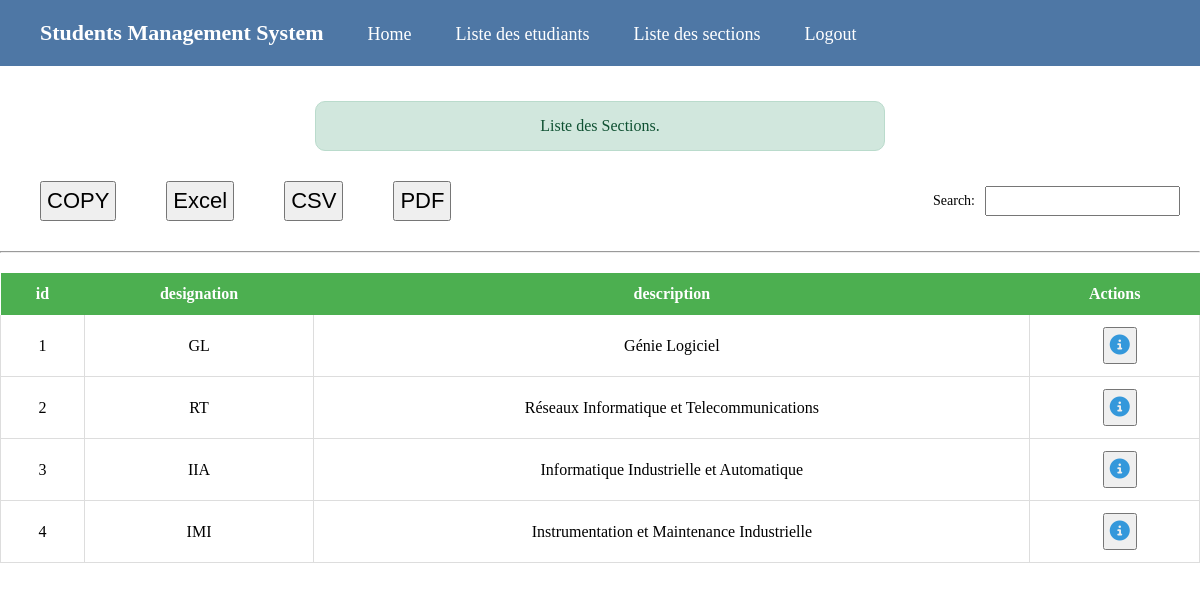
Screenshot of /listeSections.php (signed in) with the database file from the repository.
### tables this page shows
CREATE TABLE `section` (
  `id` int(11) NOT NULL,
  `designation` varchar(5) NOT NULL,
  `description` varchar(45) NOT NULL
);

### class/Section.php (called while the page is built, shortened)
<?php
class Section
{
    private $_conn;
    private $_table = 'section';
    public function __construct($db)
    {
        $this->_conn = $db;
    }
    public function listSections()
    {
        $req = 'Select * from '.$this->_table;
        $res = $this->_conn->query($req);
        return $res->fetchAll(PDO::FETCH_ASSOC);
    }
}

### listeSections.php (the view, shortened to what this page needs)
<?php
$cssPath = 'css/liste.css';
include_once 'fragments/header.php';
$db = ConnexionDB::getInstance();
$st = new Section($db);
$sections = $st->listSections();
?>
<div class="alert alert-success">
    Liste des Sections.
</div>
<div class="container">
  <div class="buttons-container">
    <a><button id="copy" onclick="copy('sections')" type="">COPY</button></a>
    <a href="exportSectionExcel.php"><button type="">Excel</button></a>
    <a href="exportSectionCSV.php"><button type="">CSV</button></a>
    <a href="exportSectionPDF.php"><button type="">PDF</button></a>
  </div>
  <div class="input-container">
    <label for="search">Search: </label>
    <input type="text" name="search" id="s-section">
  </div>
</div>
<hr>
<table id="students-table">
<tr>
    <th>id</th>
    <th>designation</th>
    <th>description</th>
    <th>Actions</th>
</tr>
<?php
foreach ($sections as $st) {
    echo '<tr>';
    echo '<td>'.$st['id'].'</td>';
    echo '<td>'.$st['designation'].'</td>';
    echo '<td>'.$st['description'].'</td>';
    echo '<td>
                <div class="icon-row">
                  <form action="listeEtudiantsParSection.php" method="get" style="display: inline;">
                      <input type="hidden" name="id" value="'.$st['id'].'">
                      <button type="submit" class="icon">
                      <i class="fa-solid fa-circle-info"></i>
                      </button>
                  </form>';
    echo '</div>
        </td>';
    echo '</tr>';
}
?>
</table>
<?php include_once 'fragments/footer.php';

### fragments/header.php (shortened to what this page needs)
<!DOCTYPE html>
<html lang="en">
<head>
    <link rel="stylesheet" href="css/style.css">
    <?php if (isset($cssPath)) {
        echo "<link rel='stylesheet' href= '$cssPath'> ";
    }?>
    <link rel="stylesheet" href="https://cdnjs.cloudflare.com/ajax/libs/font-awesome/6.4.2/css/all.min.css">
</head>
<body>
    <nav>
      <span>Students Management System</span>
      <a href="home.php">Home</a >
      <a href="listeEtudiants.php">Liste des etudiants</a >
      <a href="listeSections.php">Liste des sections</a >
      <a href="logout.php">Logout</a >
    </nav>

### css/style.css (style rules this page uses)
nav { background-color: #4e77a5; padding: 10px 20px; text-align: left; }
span, a { display: inline-block; color: white; text-decoration: none; padding: 10px 20px; font-size: 18px; border-radius: 5px; text-align: center; transition: transform 0.2s; }
span { font-weight: bolder; font-size: 22px; }

### css/liste.css (style rules this page uses)
button { padding: 5px; color: blue; font-size: 22px; }
table { width: 100%; border-collapse: collapse; margin: 20px 0; }
th { background-color: #4caf50; color: white; padding: 12px; text-align: center; }
td { padding: 12px; text-align: center; border-bottom: 1px solid #ddd; border-left: 1px solid #ddd; border-right: 1px solid #ddd; }
* { margin: 0; padding: 0; box-sizing: border-box; }
.container { display: flex; justify-content: space-between; align-items: center; padding: 20px; }
.buttons-container { display: flex; gap: 10px; }
.buttons-container > a > button { color: black; }
.input-container { display: flex; align-items: center; gap: 10px; }
label { font-size: 14px; }
input { padding: 5px; font-size: 14px; }
.alert { width: 570px; padding: 15px; margin: 35px auto auto auto; border: 1px solid transparent; border-radius: 10px; text-align: center; }
.alert-success { color: #0f5132; background-color: #d1e7dd; border-color: #badbcc; }
form { margin-left: 10px; }
.icon { font-size: 20px; color: #3498db; cursor: pointer; }

### rows the page displays
section: id "1", designation "GL", description "Génie Logiciel"
section: id "2", designation "RT", description "Réseaux Informatique et Telecommunications"
section: id "3", designation "IIA", description "Informatique Industrielle et Automatique"
section: id "4", designation "IMI", description "Instrumentation et Maintenance Industrielle"
